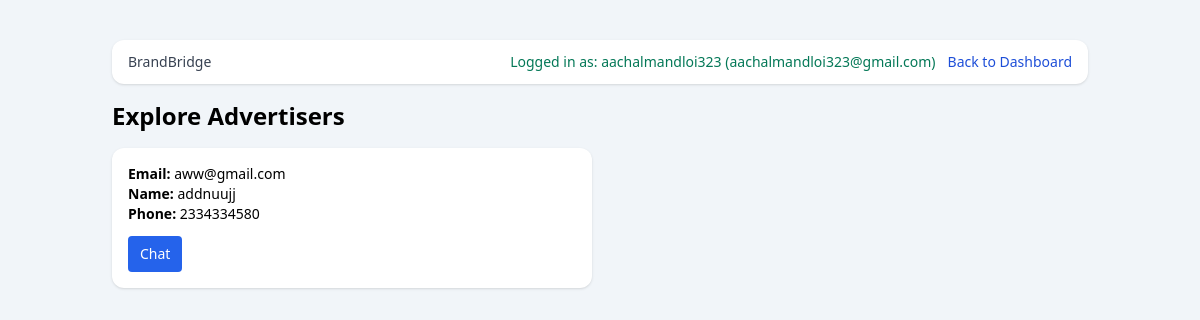
The app's page /explore/advertisers (signed in), older data.
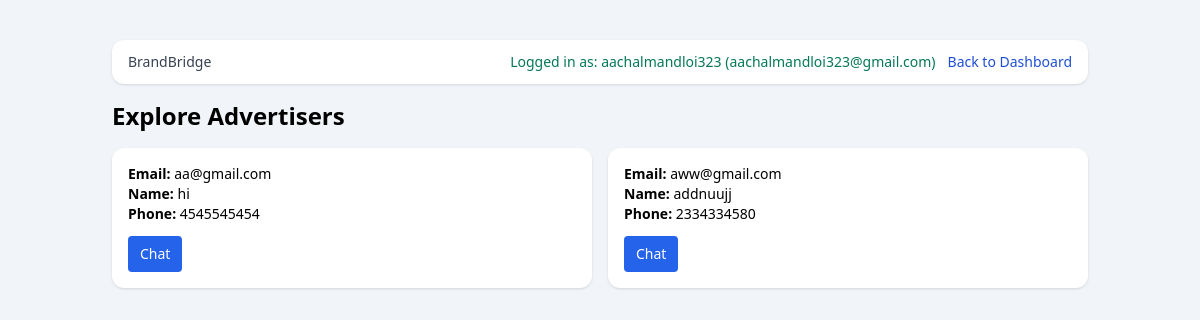
The same page, newer data.
### app/models.py (models this page shows)
class User(Base):
    __tablename__ = "users"
    id = Column(Integer, primary_key=True, index=True)
    email = Column(String(255), unique=True, nullable=False, index=True)
    password_hash = Column(String(255), nullable=False)
    role = Column(SqlEnum(UserRole), default=UserRole.USER, nullable=False)
    is_active = Column(Boolean, default=True, nullable=False)
    created_at = Column(DateTime, default=datetime.utcnow, nullable=False)
    profile = relationship("Profile", back_populates="user", uselist=False)
    basic_profiles = relationship("BasicProfile", back_populates="user")
    approval_requests = relationship("ProfileApprovalRequest", back_populates="user")
    sent_messages = relationship(
        "Message", back_populates="sender", foreign_keys="Message.sender_id"
    )
    received_messages = relationship(
        "Message", back_populates="receiver", foreign_keys="Message.receiver_id"
    )

class BasicProfile(Base):
    __tablename__ = "basic_profiles"
    __table_args__ = (
        UniqueConstraint("user_id", "profile_type", name="uq_basic_profile_user_type"),
    )
    id = Column(Integer, primary_key=True, index=True)
    user_id = Column(Integer, ForeignKey("users.id"), nullable=False, index=True)
    profile_type = Column(SqlEnum(ProfileType), nullable=False)
    name = Column(String(120), nullable=False)
    phone_number = Column(String(30), nullable=False)
    created_at = Column(DateTime, default=datetime.utcnow, nullable=False)
    updated_at = Column(DateTime, default=datetime.utcnow, nullable=False)
    user = relationship("User", back_populates="basic_profiles")

### app/main.py (the view)
@app.get("/explore/advertisers", response_class=HTMLResponse)
def explore_advertisers_page(request: Request, db: Session = Depends(get_db)):
    user = _get_user_from_cookie(request, db)
    if not user:
        return RedirectResponse(url="/?error=Please login first.", status_code=303)
    if not _is_profile_type_approved(db, user.id, models.ProfileType.BRAND):
        return RedirectResponse(
            url="/dashboard?error=Only approved brands can explore advertisers.",
            status_code=303,
        )
    users = (
        db.query(models.User, models.BasicProfile)
        .join(
            models.ProfileApprovalRequest,
            and_(
                models.ProfileApprovalRequest.user_id == models.User.id,
                models.ProfileApprovalRequest.profile_type == models.ProfileType.ADVERTISER,
                models.ProfileApprovalRequest.status == models.ProfileStatus.APPROVED,
            ),
        )
        .outerjoin(
            models.BasicProfile,
            and_(
                models.BasicProfile.user_id == models.User.id,
                models.BasicProfile.profile_type == models.ProfileType.ADVERTISER,
            ),
        )
        .filter(models.User.id != user.id)
        .order_by(models.User.email.asc())
        .all()
    )
    items = []
    for list_user, basic_profile in users:
        items.append(
            {
                "user": list_user,
                "basic_profile": basic_profile,
                "has_chat": _has_existing_conversation(db, user.id, list_user.id),
            }
        )
    return templates.TemplateResponse(
        request,
        "explore_users.html",
        {
            "request": request,
            "user": user,
            "display_name": user.email.split("@")[0],
            "title": "Explore Advertisers",
            "empty_message": "No approved advertisers available right now.",
            "items": items,
            "start_chat_endpoint": "/ui/chat/start",
            "success": request.query_params.get("success"),
            "error": request.query_params.get("error"),
        },
    )

### templates/explore_users.html (shortened to what this page needs)
<!DOCTYPE html>
<html lang="en">
<head>
  <script src="https://cdn.tailwindcss.com"></script>
</head>
<body class="bg-slate-100 min-h-screen">
  <main class="max-w-5xl mx-auto px-6 py-10">
    <div class="mb-4 bg-white rounded-xl shadow px-4 py-3 flex items-center justify-between">
      <span class="text-sm text-gray-700 font-medium">BrandBridge</span>
      <div class="flex items-center gap-3">
        <span class="text-sm text-emerald-700">Logged in as: {{ display_name }} ({{ user.email }})</span>
        <a href="/dashboard" class="text-sm text-blue-700">Back to Dashboard</a>
      </div>
    </div>
    <h1 class="text-2xl font-bold mb-4">{{ title }}</h1>
    {% if items %}
      <div class="grid md:grid-cols-2 gap-4">
        {% for item in items %}
          <section class="bg-white rounded-xl shadow p-4">
            <p class="text-sm"><span class="font-semibold">Email:</span> {{ item.user.email }}</p>
            <p class="text-sm"><span class="font-semibold">Name:</span> {{ item.basic_profile.name if item.basic_profile else '-' }}</p>
            <p class="text-sm"><span class="font-semibold">Phone:</span> {{ item.basic_profile.phone_number if item.basic_profile else '-' }}</p>
            <div class="mt-3">
              {% if item.has_chat %}
                <a href="/chat-demo?user_id={{ item.user.id }}" class="inline-block bg-blue-600 text-white px-3 py-2 rounded text-sm">Chat</a>
              {% else %}
                <form action="{{ start_chat_endpoint }}/{{ item.user.id }}" method="post">
                  <button class="bg-emerald-600 text-white px-3 py-2 rounded text-sm">Start Chat</button>
                </form>
              {% endif %}
            </div>
          </section>
        {% endfor %}
      </div>
    {% else %}
      <div class="bg-white rounded-xl shadow p-5 text-sm text-gray-600">{{ empty_message }}</div>
    {% endif %}
  </main>
</body>
</html>

Row changes from the older to the newer data that the page shows:
now on this page (row unchanged): User: user.email "aa@gmail.com"
added BasicProfile: basic_profile "hi", basic_profile "4545545454"
Text that changed along with them:
new list line: "Email: Name: Phone: Chat"
